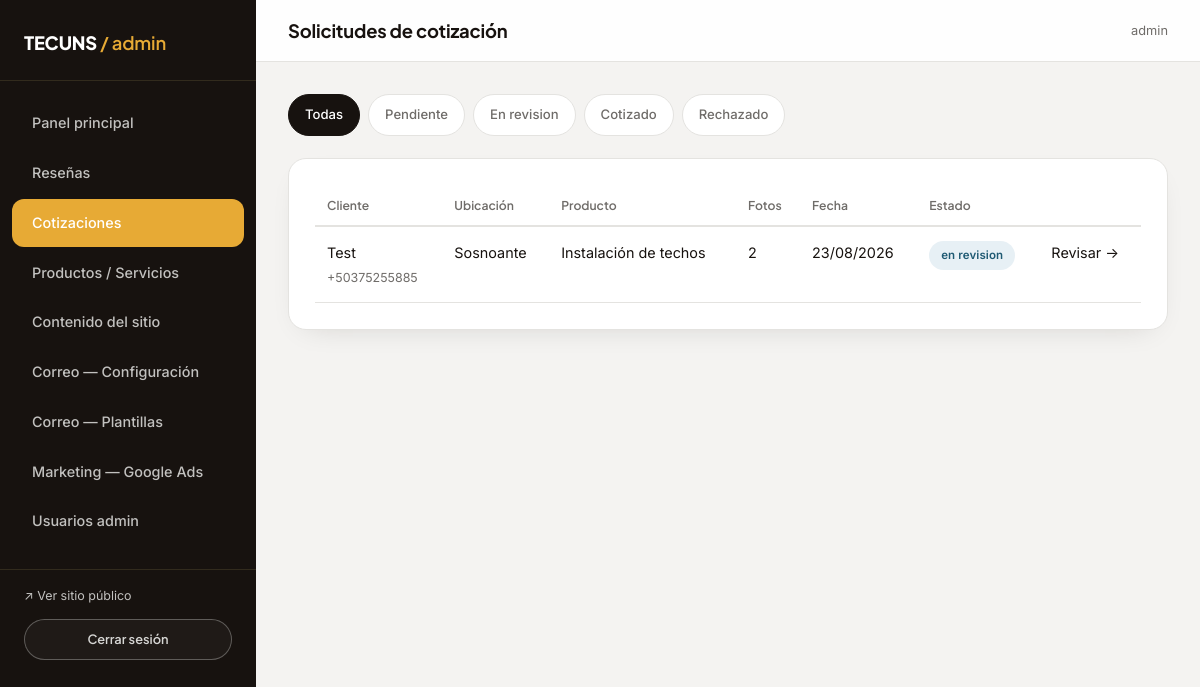
The page /admin/cotizaciones (signed in) on the database its author committed.
### models.py (models this page shows, shortened)
class Admin(UserMixin, db.Model):
    __tablename__ = "admins"
    id = db.Column(db.Integer, primary_key=True)
    username = db.Column(db.String(80), unique=True, nullable=False)
    password_hash = db.Column(db.String(255), nullable=False)
    is_superadmin = db.Column(db.Boolean, default=False)
    created_at = db.Column(db.DateTime, default=datetime.utcnow)

class Quote(db.Model):
    __tablename__ = "quotes"
    STATUS_CHOICES = ["pendiente", "en_revision", "cotizado", "rechazado"]
    id = db.Column(db.Integer, primary_key=True)
    name = db.Column(db.String(150), nullable=False)
    phone = db.Column(db.String(40), nullable=False)
    email = db.Column(db.String(150))
    location = db.Column(db.String(250), nullable=False)
    latitude = db.Column(db.Float)
    longitude = db.Column(db.Float)
    service_type = db.Column(db.String(150))
    description = db.Column(db.Text, nullable=False)
    status = db.Column(db.String(20), default="pendiente")
    admin_notes = db.Column(db.Text)
    client_response = db.Column(db.Text)
    responded_at = db.Column(db.DateTime)
    created_at = db.Column(db.DateTime, default=datetime.utcnow)
    images = db.relationship(
        "QuoteImage", backref="quote", cascade="all, delete-orphan", lazy=True
    )

### admin_routes.py (the view)
@admin_bp.route("/cotizaciones")
@login_required
def cotizaciones():
    filtro = request.args.get("filtro", "todas")
    query = Quote.query
    if filtro in Quote.STATUS_CHOICES:
        query = query.filter_by(status=filtro)
    quotes = query.order_by(desc(Quote.created_at)).all()
    return render_template(
        "admin/cotizaciones.html",
        quotes=quotes,
        filtro=filtro,
        status_choices=Quote.STATUS_CHOICES,
    )

### translations.py (called while the page is built)
def set_language():
    lang = request.cookies.get("lang")
    if lang not in SUPPORTED:
        lang = detect_lang()
    g.lang = lang

def detect_lang():
    accept = request.headers.get("Accept-Language", "")
    primary = accept.split(",")[0].strip().lower()
    code = primary.split(";")[0].split("-")[0].strip()
    return EN if code == EN else DEFAULT

def localize(obj, fields):
    lang = getattr(g, "lang", DEFAULT)
    if lang == DEFAULT or not obj:
        return obj
    texts = [getattr(obj, f) for f in fields
             if getattr(obj, f, None) and isinstance(getattr(obj, f), str)]
    mapping = translate_mapping(texts, lang)
    return Localized(obj, fields, mapping)

def localize_service(service):
    return localize(service, list(SERVICE_FIELDS))

### templates/admin/cotizaciones.html (shortened to what this page needs)
{% extends "admin/base_admin.html" %}
{% block page_title %}Solicitudes de cotización{% endblock %}
{% block admin_content %}
<div class="filter-tabs">
  <a href="{{ url_for('admin.cotizaciones', filtro='todas') }}" class="{{ 'active' if filtro == 'todas' }}">Todas</a>
  {% for st in status_choices %}
    <a href="{{ url_for('admin.cotizaciones', filtro=st) }}" class="{{ 'active' if filtro == st }}">{{ st.replace('_',' ')|capitalize }}</a>
  {% endfor %}
</div>
<div class="card-panel">
  {% if quotes %}
    <table class="admin-table">
      <thead>
        <tr><th>Cliente</th><th>Ubicación</th><th>Producto</th><th>Fotos</th><th>Fecha</th><th>Estado</th><th></th></tr>
      </thead>
      <tbody>
        {% for q in quotes %}
        <tr>
          <td>{{ q.name }}<br><span class="text-steel" style="font-size:.78rem;">{{ q.phone }}</span></td>
          <td style="max-width:220px;">{{ q.location }}</td>
          <td>{{ q.service_type or '—' }}</td>
          <td>{{ q.images|length }}</td>
          <td>{{ q.created_at.strftime('%d/%m/%Y') }}</td>
          <td><span class="badge badge-{{ q.status }}">{{ q.status.replace('_',' ') }}</span></td>
          <td><a href="{{ url_for('admin.cotizacion_detalle', quote_id=q.id) }}" class="link">Revisar →</a></td>
        </tr>
        {% endfor %}
      </tbody>
    </table>
  {% else %}
    <p class="text-steel mb-0">No hay solicitudes de cotización en esta categoría.</p>
  {% endif %}
</div>
{% endblock %}

### templates/admin/base_admin.html (shortened to what this page needs)
<!doctype html>
<html lang="es">
<head>
  <link rel="stylesheet" href="{{ url_for('static', filename='css/style.css') }}">
  <link rel="stylesheet" href="{{ url_for('static', filename='css/admin.css') }}">
</head>
<body class="admin-body">
  <div class="admin-shell">
    <aside class="admin-sidebar">
      <div class="admin-brand">TECUNS <span>/ admin</span></div>
      <nav class="admin-nav">
        <a href="{{ url_for('admin.dashboard') }}" class="{{ 'active' if request.endpoint == 'admin.dashboard' }}">Panel principal</a>
        <a href="{{ url_for('admin.resenas') }}" class="{{ 'active' if request.endpoint and request.endpoint.startswith('admin.') and 'resena' in request.endpoint }}">Reseñas</a>
        <a href="{{ url_for('admin.cotizaciones') }}" class="{{ 'active' if request.endpoint and 'cotizacion' in request.endpoint }}">Cotizaciones</a>
        <a href="{{ url_for('admin.servicios') }}" class="{{ 'active' if request.endpoint and 'servicio' in request.endpoint }}">Productos / Servicios</a>
        <a href="{{ url_for('admin.contenido') }}" class="{{ 'active' if request.endpoint and 'contenido' in request.endpoint }}">Contenido del sitio</a>
        <a href="{{ url_for('admin.config_correo') }}" class="{{ 'active' if request.endpoint == 'admin.config_correo' }}">Correo — Configuración</a>
        <a href="{{ url_for('admin.plantillas') }}" class="{{ 'active' if request.endpoint == 'admin.plantillas' }}">Correo — Plantillas</a>
        <a href="{{ url_for('admin.config_marketing') }}" class="{{ 'active' if request.endpoint == 'admin.config_marketing' }}">Marketing — Google Ads</a>
        {% if current_user.is_superadmin %}
        <a href="{{ url_for('admin.usuarios') }}" class="{{ 'active' if request.endpoint and 'usuario' in request.endpoint }}">Usuarios admin</a>
        {% endif %}
      </nav>
      <div class="admin-nav-foot">
        <a href="{{ url_for('public.index') }}" target="_blank" style="color:var(--silver); font-family:var(--font-mono); font-size:.78rem; display:block; margin-bottom:12px;">↗ Ver sitio público</a>
        <a href="{{ url_for('admin.logout') }}" class="btn btn-outline btn-sm btn-block">Cerrar sesión</a>
      </div>
    </aside>
    <div class="admin-main">
      <div class="admin-topbar">
        <h1>{% block page_title %}Panel principal{% endblock %}</h1>
        <span class="text-steel" style="font-family:var(--font-mono); font-size:.8rem;">{{ current_user.username }}</span>
      </div>
      <div class="admin-content">
        {% block admin_content %}{% endblock %}
      </div>
    </div>
  </div>
</body>
</html>

### static/css/admin.css (style rules this page uses)
.admin-body { background:var(--offwhite); min-height:100vh; }
.admin-shell { display:flex; min-height:100vh; }
.admin-sidebar { width:256px; flex-shrink:0; background:var(--charcoal); color:var(--silver); padding:28px 0; position:sticky; top:0; height:100vh; overflow-y:auto; }
.admin-brand { font-family:var(--font-display); font-weight:800; color:var(--white); font-size:1.15rem; padding:0 24px 22px; border-bottom:1px solid var(--line); margin-bottom:18px; letter-spacing:-0.01em; }
.admin-brand span { color:var(--rust); font-weight:600; }
.admin-nav a { display:flex; align-items:center; gap:10px; padding:12px 20px; margin:2px 12px; border-radius:var(--radius-sm); font-family:var(--font-body); font-weight:500; font-size:.9rem; letter-spacing:0; text-transform:none; color:var(--silver); }
.admin-nav a.active { background:var(--rust); color:var(--white); }
.admin-nav-foot { margin-top:24px; padding:16px 24px 0; border-top:1px solid var(--line); }
.admin-main { flex:1; min-width:0; }
.admin-topbar { background:rgba(255,255,255,0.9); backdrop-filter:blur(10px); border-bottom:1px solid var(--line-dark); padding:20px 32px; display:flex; justify-content:space-between; align-items:center; position:sticky; top:0; z-index:10; }
.admin-topbar h1 { font-size:1.15rem; margin:0; text-transform:none; }
.admin-content { padding:32px; }
.card-panel { background:var(--white); border:1px solid var(--line-dark); border-radius:var(--radius); padding:26px; margin-bottom:24px; box-shadow:var(--shadow-soft); }
table.admin-table { width:100%; border-collapse:collapse; font-size:.9rem; }
table.admin-table th { text-align:left; font-family:var(--font-display); font-weight:600; font-size:.76rem; text-transform:none; letter-spacing:0; color:var(--steel); border-bottom:2px solid var(--line-dark); padding:10px 12px; }
table.admin-table td { padding:14px 12px; border-bottom:1px solid var(--line-dark); vertical-align:top; }
.filter-tabs { display:flex; gap:8px; margin-bottom:22px; flex-wrap:wrap; }
.filter-tabs a { padding:9px 16px; border:1px solid var(--line-dark); background:var(--white); border-radius:var(--radius-pill); font-family:var(--font-body); font-weight:500; font-size:.82rem; text-transform:none; letter-spacing:0; color:var(--steel); transition:background .15s ease; }
.filter-tabs a.active { background:var(--charcoal); color:var(--white); border-color:var(--charcoal); }
.btn-sm { padding:9px 16px; font-size:.8rem; }

### rows shown on the page
Admin: username "admin"
Quote: name "Test", phone "+50375255885", location "Sosnoante", service_type "Instalación de techos", images|length "2", created_at "23/08/2026", status.replace "en revision"

### other values the page prints
{{ st.replace('_',' ')|capitalize }} "Pendiente" "En revision" "Cotizado" "Rechazado"
